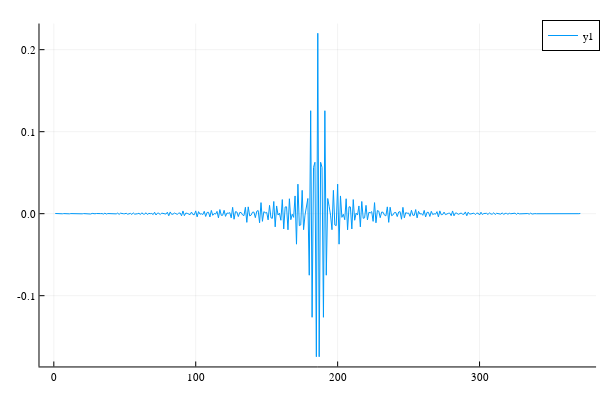

Notebook source saved alongside this figure:
### Markdown cell above
1. Obtenga, para la trama dada, el error de predicción como una señal, filtrando la trama a través del filtro FIR inverso.

### Code cell
fil = remez(371, [0, 34, 35, 45, 46, 50], [0, 1, 0], Hz=100, maxiter=100)

plot(fil)

### Figure 1 — Plotly figure (JSON) as saved in the notebook; plotly's stock layout.template omitted (floating-point values rounded to 4 significant figures; data arrays with more than 128 entries replaced by an {"elided": "..."} marker saying what was removed)
{"data": [{"colorbar": {"len": 0.9525, "title": "", "x": 0.9934, "y": 0.5139}, "legendgroup": "y1", "line": {"color": "rgba(0, 154, 250, 1.000)", "dash": "solid", "shape": "linear", "width": 1}, "mode": "lines", "name": "y1", "showlegend": true, "type": "scatter", "x": {"elided": "371 int values"}, "xaxis": "x", "y": {"elided": "371 float values"}, "yaxis": "y"}], "layout": {"annotations": [], "height": 400, "legend": {"bgcolor": "rgba(255, 255, 255, 1.000)", "bordercolor": "rgba(0, 0, 0, 1.000)", "borderwidth": 1, "font": {"color": "rgba(0, 0, 0, 1.000)", "family": "sans-serif", "size": 11}, "title": {"font": {"color": "rgba(0, 0, 0, 1.000)", "family": "sans-serif", "size": 15}, "text": ""}, "tracegroupgap": 0, "traceorder": "normal", "x": 1, "xanchor": "auto", "y": 1, "yanchor": "auto"}, "margin": {"b": 20, "l": 0, "r": 0, "t": 20}, "paper_bgcolor": "rgba(255, 255, 255, 1.000)", "plot_bgcolor": "rgba(255, 255, 255, 1.000)", "showlegend": true, "width": 600, "xaxis": {"anchor": "y", "domain": [0.06582, 0.9934], "gridcolor": "rgba(0, 0, 0, 0.100)", "gridwidth": 0.5, "linecolor": "rgba(0, 0, 0, 1.000)", "mirror": false, "range": [-10.1, 382.1], "showgrid": true, "showline": true, "showticklabels": true, "tickangle": 0, "tickcolor": "rgb(0, 0, 0)", "tickfont": {"color": "rgba(0, 0, 0, 1.000)", "family": "sans-serif", "size": 11}, "tickmode": "array", "ticks": "inside", "ticktext": ["0", "100", "200", "300"], "tickvals": [0, 100, 200, 300], "title": "", "titlefont": {"color": "rgba(0, 0, 0, 1.000)", "family": "sans-serif", "size": 15}, "type": "-", "visible": true, "zeroline": false, "zerolinecolor": "rgba(0, 0, 0, 1.000)"}, "yaxis": {"anchor": "x", "domain": [0.03762, 0.9902], "gridcolor": "rgba(0, 0, 0, 0.100)", "gridwidth": 0.5, "linecolor": "rgba(0, 0, 0, 1.000)", "mirror": false, "range": [-0.1863, 0.2319], "showgrid": true, "showline": true, "showticklabels": true, "tickangle": 0, "tickcolor": "rgb(0, 0, 0)", "tickfont": {"color": "rgba(0, 0, 0, 1.000)", "family": "sans-serif", "size": 11}, "tickmode": "array", "ticks": "inside", "ticktext": ["-0.1", "0.0", "0.1", "0.2"], "tickvals": [-0.1, 0, 0.1, 0.2], "title": "", "titlefont": {"color": "rgba(0, 0, 0, 1.000)", "family": "sans-serif", "size": 15}, "type": "-", "visible": true, "zeroline": false, "zerolinecolor": "rgba(0, 0, 0, 1.000)"}}}
